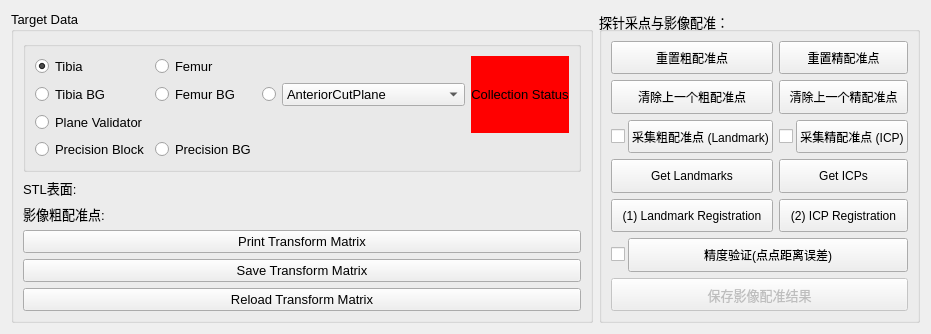
     <widget class="QWidget" name="gridTabWidgetPage1">
      <attribute name="title">
       <string>Registration/Calibraiton</string>
      </attribute>
      <layout class="QGridLayout" name="gridLayout_5">
       <item row="0" column="3">
        <widget class="QGroupBox" name="groupBox_4">
         <property name="font">
          <font>
           <pointsize>10</pointsize>
          </font>
         </property>
         <property name="title">
          <string>探针采点与影像配准：</string>
         </property>
         <layout class="QGridLayout" name="gridLayout_15">
          <item row="4" column="0">
           <layout class="QGridLayout" name="gridLayout_7">
            <item row="2" column="0">
             <layout class="QHBoxLayout" name="horizontalLayout_4">
              <property name="spacing">
               <number>3</number>
              </property>
              <item>
               <widget class="QCheckBox" name="checkBox_collectPermission">
                <property name="sizePolicy">
                 <sizepolicy hsizetype="Minimum" vsizetype="Expanding">
                  <horstretch>0</horstretch>
                  <verstretch>0</verstretch>
                 </sizepolicy>
                </property>
                <property name="text">
                 <string/>
                </property>
               </widget>
              </item>
              <item>
               <widget class="QPushButton" name="pushButton_collectLandmark">
                <property name="sizePolicy">
                 <sizepolicy hsizetype="Expanding" vsizetype="Expanding">
                  <horstretch>0</horstretch>
                  <verstretch>0</verstretch>
                 </sizepolicy>
                </property>
                <property name="font">
                 <font>
                  <pointsize>9</pointsize>
                 </font>
                </property>
                <property name="text">
                 <string>采集粗配准点 (Landmark)</string>
                </property>
               </widget>
              </item>
             </layout>
            </item>
            <item row="1" column="0">
             <widget class="QPushButton" name="pushButton_deleteLastLandmark">
              <property name="sizePolicy">
               <sizepolicy hsizetype="Minimum" vsizetype="Expanding">
                <horstretch>0</horstretch>
                <verstretch>0</verstretch>
               </sizepolicy>
              </property>
              <property name="font">
               <font>
                <pointsize>9</pointsize>
               </font>
              </property>
              <property name="text">
               <string>清除上一个粗配准点</string>
              </property>
             </widget>
            </item>
            <item row="5" column="0" colspan="2">
             <layout class="QHBoxLayout" name="horizontalLayout_17">
              <property name="spacing">
               <number>3</number>
              </property>
              <property name="leftMargin">
               <number>0</number>
              </property>
              <property name="topMargin">
               <number>0</number>
              </property>
              <item>
               <widget class="QCheckBox" name="checkBox_validatePermission">
                <property name="text">
                 <string/>
                </property>
               </widget>
              </item>
              <item>
               <widget class="QPushButton" name="pushButton_p2pValidation">
                <property name="sizePolicy">
                 <sizepolicy hsizetype="Expanding" vsizetype="Expanding">
                  <horstretch>0</horstretch>
                  <verstretch>0</verstretch>
                 </sizepolicy>
                </property>
                <property name="font">
                 <font>
                  <pointsize>9</pointsize>
                 </font>
                </property>
                <property name="text">
                 <string>精度验证(点点距离误差)</string>
                </property>
               </widget>
              </item>
             </layout>
            </item>
            <item row="1" column="1">
             <widget class="QPushButton" name="pushButton_deleteLastICP">
              <property name="sizePolicy">
               <sizepolicy hsizetype="Minimum" vsizetype="Expanding">
                <horstretch>0</horstretch>
                <verstretch>0</verstretch>
               </sizepolicy>
              </property>
              <property name="font">
               <font>
                <pointsize>9</pointsize>
               </font>
              </property>
              <property name="text">
               <string>清除上一个精配准点</string>
              </property>
             </widget>
            </item>
            <item row="3" column="1">
             <widget class="QPushButton" name="pushButton_getIcps">
              <property name="sizePolicy">
               <sizepolicy hsizetype="Minimum" vsizetype="Expanding">
                <horstretch>0</horstretch>
                <verstretch>0</verstretch>
               </sizepolicy>
              </property>
              <property name="font">
               <font>
                <pointsize>9</pointsize>
               </font>
              </property>
              <property name="text">
               <string>Get ICPs</string>
              </property>
             </widget>
            </item>
            <item row="0" column="1">
             <widget class="QPushButton" name="pushButton_resetICPCollection">
              <property name="sizePolicy">
               <sizepolicy hsizetype="Minimum" vsizetype="Expanding">
                <horstretch>0</horstretch>
                <verstretch>0</verstretch>
               </sizepolicy>
              </property>
              <property name="font">
               <font>
                <pointsize>9</pointsize>
               </font>
              </property>
              <property name="text">
               <string>重置精配准点</string>
              </property>
             </widget>
            </item>
            <item row="4" column="1">
             <widget class="QPushButton" name="pushButton_applyRegistration_icp">
              <property name="sizePolicy">
               <sizepolicy hsizetype="Minimum" vsizetype="Expanding">
                <horstretch>0</horstretch>
                <verstretch>0</verstretch>
               </sizepolicy>
              </property>
              <property name="font">
               <font>
                <pointsize>9</pointsize>
               </font>
              </property>
              <property name="text">
               <string>(2) ICP Registration</string>
              </property>
             </widget>
            </item>
            <item row="4" column="0">
             <widget class="QPushButton" name="pushButton_applyRegistration">
              <property name="sizePolicy">
               <sizepolicy hsizetype="Expanding" vsizetype="Expanding">
                <horstretch>0</horstretch>
                <verstretch>0</verstretch>
               </sizepolicy>
              </property>
              <property name="font">
               <font>
                <pointsize>9</pointsize>
               </font>
              </property>
              <property name="text">
               <string>(1) Landmark Registration</string>
              </property>
             </widget>
            </item>
            <item row="0" column="0">
             <widget class="QPushButton" name="pushButton_resetLandmarkCollection">
              <property name="sizePolicy">
               <sizepolicy hsizetype="Minimum" vsizetype="Expanding">
                <horstretch>0</horstretch>
                <verstretch>0</verstretch>
               </sizepolicy>
              </property>
              <property name="font">
               <font>
                <pointsize>9</pointsize>
               </font>
              </property>
              <property name="text">
               <string>重置粗配准点</string>
              </property>
             </widget>
            </item>
            <item row="7" column="0" colspan="2">
             <widget class="QPushButton" name="pushButton_saveNdiTools_2">
              <property name="enabled">
               <bool>false</bool>
              </property>
              <property name="sizePolicy">
               <sizepolicy hsizetype="Expanding" vsizetype="Expanding">
                <horstretch>0</horstretch>
                <verstretch>0</verstretch>
               </sizepolicy>
              </property>
              <property name="text">
               <string>保存影像配准结果</string>
              </property>
             </widget>
            </item>
            <item row="3" column="0">
             <widget class="QPushButton" name="pushButton_getLandmarks">
              <property name="sizePolicy">
               <sizepolicy hsizetype="Minimum" vsizetype="Expanding">
                <horstretch>0</horstretch>
                <verstretch>0</verstretch>
               </sizepolicy>
              </property>
              <property name="font">
               <font>
                <pointsize>9</pointsize>
               </font>
              </property>
              <property name="text">
               <string>Get Landmarks</string>
              </property>
             </widget>
            </item>
            <item row="2" column="1">
             <layout class="QHBoxLayout" name="horizontalLayout_5">
              <property name="spacing">
               <number>3</number>
              </property>
              <item>
               <widget class="QCheckBox" name="checkBox_collectPermission_icp">
                <property name="sizePolicy">
                 <sizepolicy hsizetype="Minimum" vsizetype="Expanding">
                  <horstretch>0</horstretch>
                  <verstretch>0</verstretch>
                 </sizepolicy>
                </property>
                <property name="font">
                 <font>
                  <pointsize>10</pointsize>
                 </font>
                </property>
                <property name="text">
                 <string/>
                </property>
               </widget>
              </item>
              <item>
               <widget class="QPushButton" name="pushButton_collectIcp">
                <property name="enabled">
                 <bool>true</bool>
                </property>
                <property name="sizePolicy">
                 <sizepolicy hsizetype="Expanding" vsizetype="Expanding">
                  <horstretch>0</horstretch>
                  <verstretch>0</verstretch>
                 </sizepolicy>
                </property>
                <property name="font">
                 <font>
                  <pointsize>9</pointsize>
                 </font>
                </property>
                <property name="text">
                 <string>采集精配准点 (ICP)</string>
                </property>
               </widget>
              </item>
             </layout>
            </item>
           </layout>
          </item>
         </layout>
        </widget>
       </item>
       <item row="0" column="2">
        <widget class="QGroupBox" name="groupBox_5">
         <property name="font">
          <font>
           <pointsize>10</pointsize>
          </font>
         </property>
         <property name="title">
          <string>Target Data</string>
         </property>
         <layout class="QGridLayout" name="gridLayout_11">
          <item row="4" column="0">
           <widget class="QPushButton" name="pushButton_printTransMtx">
            <property name="font">
             <font>
              <pointsize>10</pointsize>
             </font>
            </property>
            <property name="layoutDirection">
             <enum>Qt::LeftToRight</enum>
            </property>
            <property name="text">
             <string>Print Transform Matrix</string>
            </property>
           </widget>
          </item>
          <item row="2" column="0">
           <layout class="QHBoxLayout" name="horizontalLayout_7">
            <item>
             <widget class="QLabel" name="label_10">
              <property name="font">
               <font>
                <pointsize>10</pointsize>
               </font>
              </property>
              <property name="text">
               <string>STL表面:  </string>
              </property>
             </widget>
            </item>
            <item>
             <widget class="QmitkSingleNodeSelectionWidget" name="mitkNodeSelectWidget_surface_regis" native="true"/>
            </item>
           </layout>
          </item>
          <item row="1" column="0">
           <widget class="QGroupBox" name="gridGroupBox_2">
            <property name="sizePolicy">
             <sizepolicy hsizetype="Preferred" vsizetype="Preferred">
              <horstretch>0</horstretch>
              <verstretch>0</verstretch>
             </sizepolicy>
            </property>
            <layout class="QGridLayout" name="gridLayout_17">
             <item row="4" column="0">
              <widget class="QRadioButton" name="radioButton_precisionBlock">
               <property name="sizePolicy">
                <sizepolicy hsizetype="Preferred" vsizetype="Preferred">
                 <horstretch>0</horstretch>
                 <verstretch>0</verstretch>
                </sizepolicy>
               </property>
               <property name="font">
                <font>
                 <pointsize>10</pointsize>
                </font>
               </property>
               <property name="text">
                <string>Precision Block</string>
               </property>
              </widget>
             </item>
             <item row="1" column="0">
              <widget class="QRadioButton" name="radioButton_tibiaImg">
               <property name="sizePolicy">
                <sizepolicy hsizetype="Preferred" vsizetype="Preferred">
                 <horstretch>0</horstretch>
                 <verstretch>0</verstretch>
                </sizepolicy>
               </property>
               <property name="font">
                <font>
                 <pointsize>10</pointsize>
                </font>
               </property>
               <property name="text">
                <string>Tibia </string>
               </property>
               <property name="checked">
                <bool>true</bool>
               </property>
              </widget>
             </item>
             <item row="3" column="0">
              <widget class="QRadioButton" name="radioButton_planeValidator">
               <property name="sizePolicy">
                <sizepolicy hsizetype="Preferred" vsizetype="Preferred">
                 <horstretch>0</horstretch>
                 <verstretch>0</verstretch>
                </sizepolicy>
               </property>
               <property name="font">
                <font>
                 <pointsize>10</pointsize>
                </font>
               </property>
               <property name="text">
                <string>Plane Validator</string>
               </property>
              </widget>
             </item>
             <item row="1" column="1">
              <widget class="QRadioButton" name="radioButton_femurImg">
               <property name="sizePolicy">
                <sizepolicy hsizetype="Preferred" vsizetype="Preferred">
                 <horstretch>0</horstretch>
                 <verstretch>0</verstretch>
                </sizepolicy>
               </property>
               <property name="font">
                <font>
                 <pointsize>10</pointsize>
                </font>
               </property>
               <property name="text">
                <string>Femur</string>
               </property>
              </widget>
             </item>
             <item row="2" column="1">
              <widget class="QRadioButton" name="radioButton_distalFemurBG">
               <property name="enabled">
                <bool>true</bool>
               </property>
               <property name="sizePolicy">
                <sizepolicy hsizetype="Preferred" vsizetype="Preferred">
                 <horstretch>0</horstretch>
                 <verstretch>0</verstretch>
                </sizepolicy>
               </property>
               <property name="font">
                <font>
                 <pointsize>10</pointsize>
                </font>
               </property>
               <property name="text">
                <string>Femur BG</string>
               </property>
              </widget>
             </item>
             <item row="4" column="1">
              <widget class="QRadioButton" name="radioButton_precisionBG">
               <property name="sizePolicy">
                <sizepolicy hsizetype="Preferred" vsizetype="Fixed">
                 <horstretch>0</horstretch>
                 <verstretch>0</verstretch>
                </sizepolicy>
               </property>
               <property name="font">
                <font>
                 <pointsize>10</pointsize>
                </font>
               </property>
               <property name="text">
                <string>Precision BG</string>
               </property>
              </widget>
             </item>
             <item row="2" column="3">
              <widget class="QComboBox" name="comboBox_4in1">
               <property name="sizePolicy">
                <sizepolicy hsizetype="Preferred" vsizetype="Fixed">
                 <horstretch>0</horstretch>
                 <verstretch>0</verstretch>
                </sizepolicy>
               </property>
               <property name="font">
                <font>
                 <pointsize>10</pointsize>
                </font>
               </property>
               <item>
                <property name="text">
                 <string>AnteriorCutPlane</string>
                </property>
               </item>
               <item>
                <property name="text">
                 <string>AnteriorChamferCutPlane</string>
                </property>
               </item>
               <item>
                <property name="text">
                 <string>PosteriorCutPlane</string>
                </property>
               </item>
               <item>
                <property name="text">
                 <string>PosteriorChamferCutPlane</string>
                </property>
               </item>
              </widget>
             </item>
             <item row="2" column="2">
              <widget class="QRadioButton" name="radioButton_4in1BG">
               <property name="sizePolicy">
                <sizepolicy hsizetype="Preferred" vsizetype="Preferred">
                 <horstretch>0</horstretch>
                 <verstretch>0</verstretch>
                </sizepolicy>
               </property>
               <property name="focusPolicy">
                <enum>Qt::StrongFocus</enum>
               </property>
               <property name="text">
                <string/>
               </property>
              </widget>
             </item>
             <item row="2" column="0">
              <widget class="QRadioButton" name="radioButton_tibiaBG">
               <property name="sizePolicy">
                <sizepolicy hsizetype="Preferred" vsizetype="Preferred">
                 <horstretch>0</horstretch>
                 <verstretch>0</verstretch>
                </sizepolicy>
               </property>
               <property name="font">
                <font>
                 <pointsize>10</pointsize>
                </font>
               </property>
               <property name="focusPolicy">
                <enum>Qt::StrongFocus</enum>
               </property>
               <property name="text">
                <string>Tibia BG</string>
               </property>
               <property name="checkable">
                <bool>true</bool>
               </property>
               <property name="checked">
                <bool>false</bool>
               </property>
              </widget>
             </item>
             <item row="1" column="4" rowspan="3">
              <widget class="QLabel" name="label_collectionStatus">
               <property name="sizePolicy">
                <sizepolicy hsizetype="Preferred" vsizetype="Preferred">
                 <horstretch>0</horstretch>
                 <verstretch>0</verstretch>
                </sizepolicy>
               </property>
               <property name="font">
                <font>
                 <pointsize>10</pointsize>
                </font>
               </property>
               <property name="styleSheet">
                <string notr="true">background-color: red;</string>
               </property>
               <property name="frameShape">
                <enum>QFrame::NoFrame</enum>
               </property>
               <property name="text">
                <string>Collection Status</string>
               </property>
               <property name="alignment">
                <set>Qt::AlignCenter</set>
               </property>
              </widget>
             </item>
            </layout>
           </widget>
          </item>
          <item row="5" column="0">
           <widget class="QPushButton" name="pushButton_saveTransMtx">
            <property name="font">
             <font>
              <pointsize>10</pointsize>
             </font>
            </property>
            <property name="text">
             <string>Save Transform Matrix</string>
            </property>
           </widget>
          </item>
          <item row="3" column="0">
           <layout class="QHBoxLayout" name="horizontalLayout_8">
            <item>
             <widget class="QLabel" name="label_11">
              <property name="font">
               <font>
                <pointsize>10</pointsize>
               </font>
              </property>
              <property name="text">
               <string>影像粗配准点:  </string>
              </property>
             </widget>
            </item>
            <item>
             <widget class="QmitkSingleNodeSelectionWidget" name="mitkNodeSelectWidget_landmark_src" native="true"/>
            </item>
           </layout>
          </item>
          <item row="6" column="0">
           <widget class="QPushButton" name="pushButton_reloadTransMtx">
            <property name="font">
             <font>
              <pointsize>10</pointsize>
             </font>
            </property>
            <property name="text">
             <string>Reload Transform Matrix</string>
            </property>
           </widget>
          </item>
         </layout>
        </widget>
       </item>
      </layout>
     </widget>
